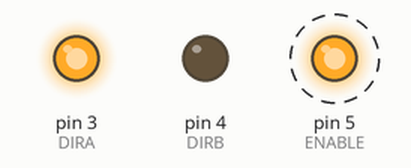
Recording of a sketch running on a simulated Arduino Uno, built with avr-gcc and run on an emulated ATmega328P. Parts: output pins drawn as LEDs (lit = HIGH). Dashed ring = blinking.

Above: at 1.2 s.
Timing chart, 0 to 3.0 s (numbered marks = the images above):
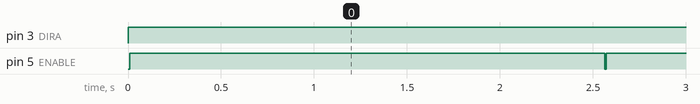

Measured:
- by itself, pin 3 (DIRA): LOW → HIGH at 0.00 s
- by itself, pin 5 (ENABLE): alternates HIGH for 2.6 s and LOW for 0.01 s

The sketch:

Automatic_Smart_Fan.ino
```cpp
const int ENABLE = 5;
const int DIRA = 3;
const int DIRB = 4;

void setup() {
  pinMode(ENABLE, OUTPUT);
  pinMode(DIRA, OUTPUT);
  pinMode(DIRB, OUTPUT);

}
void loop() {
  digitalWrite(DIRA, HIGH);
  digitalWrite(DIRB, LOW);
  for(int speed = 0; speed <= 255; speed++){
    digitalWrite(ENABLE, speed);
    delay(10);
  }

}
```
